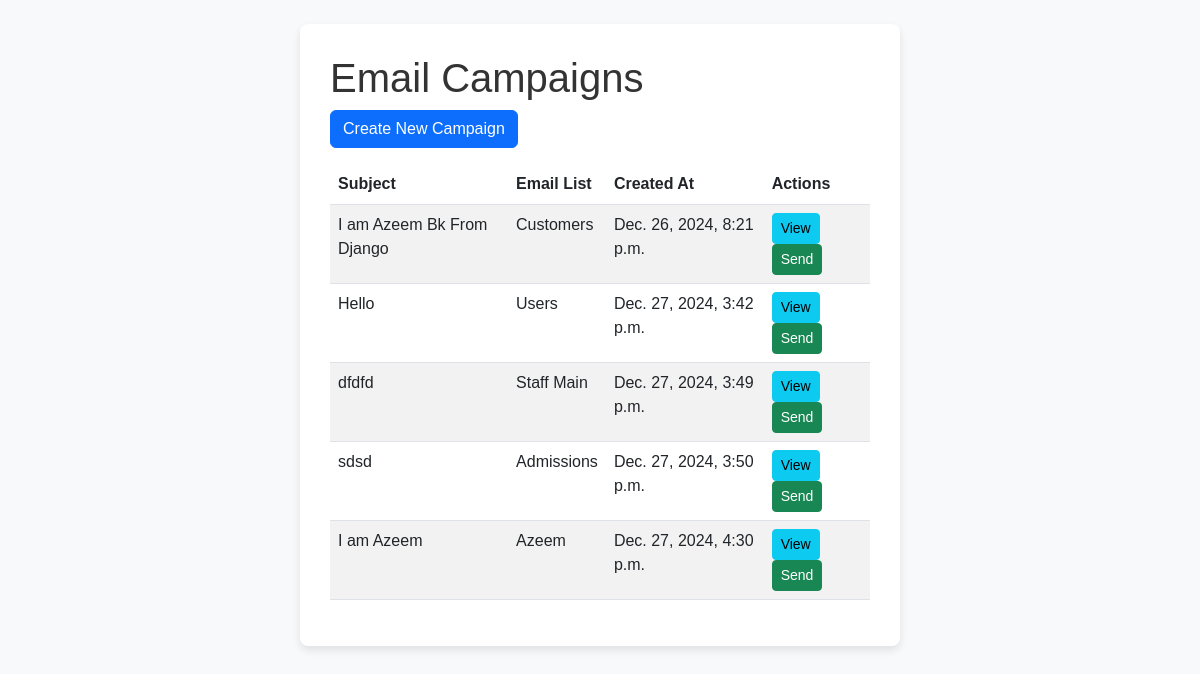
/campaign_list/ (signed in), run on the app's committed database.
### djmailer/models.py (models this page shows, shortened)
class EmailCampaign(models.Model):
    subject=models.CharField(max_length=255)
    content=models.TextField()
    email_list=models.ForeignKey(EmailList,on_delete=models.CASCADE)
    created_at=models.DateTimeField(auto_now_add=True)

class EmailList(models.Model):
    name=models.CharField(max_length=100)

### djmailer/views.py (the view)
# urls.py: path('campaign_list/',view.campaign_list,name='campaign_list'),
@login_required
def campaign_list(request):
    campaign_list=EmailCampaign.objects.all()
    return render(request,'djmailer/campaign_list.html',{'campaign_list':campaign_list})

### djmailer/templates/djmailer/campaign_list.html
{% extends 'base.html' %}
{% block content %}
<h1>Email Campaigns</h1>
<a href="{% url 'create_campaign' %}" class="btn btn-primary mb-3">Create New Campaign</a>
<table class="table table-striped">
    <thead>
        <tr>
            <th>Subject</th>
            <th>Email List</th>
            <th>Created At</th>
            <th>Actions</th>
        </tr>
    </thead>
    <tbody>
        {% for campaign in campaign_list %}
        <tr>
            <td>{{ campaign.subject }}</td>
            <td>{{ campaign.email_list.name }}</td>
            <td>{{ campaign.created_at }}</td>
            <td>
                <a href="{% url 'campaign_detail' campaign.id %}" class="btn btn-info btn-sm">View</a>
                <a href="{% url 'send_campaign' campaign.id %}" class="btn btn-success btn-sm">Send</a>
            </td>
        </tr>
        {% endfor %}
    </tbody>
</table>
{% endblock %}

### djmailer/templates/base.html (style rules this page uses)
body { padding-top: 70px; }
body { font-family: 'Arial', sans-serif; background-color: #f8f9fa; color: #333; margin: 0; padding: 0; }
a { color: #007bff; text-decoration: none; }

### data on the page
EmailCampaign: subject "I am Azeem Bk From Django", email_list.name "Customers", created_at "Dec. 26, 2024, 8:21 p.m."
EmailCampaign: subject "Hello", email_list.name "Users", created_at "Dec. 27, 2024, 3:42 p.m."
EmailCampaign: subject "dfdfd", email_list.name "Staff Main", created_at "Dec. 27, 2024, 3:49 p.m."
EmailCampaign: subject "sdsd", email_list.name "Admissions", created_at "Dec. 27, 2024, 3:50 p.m."
EmailCampaign: subject "I am Azeem", email_list.name "Azeem", created_at "Dec. 27, 2024, 4:30 p.m."
